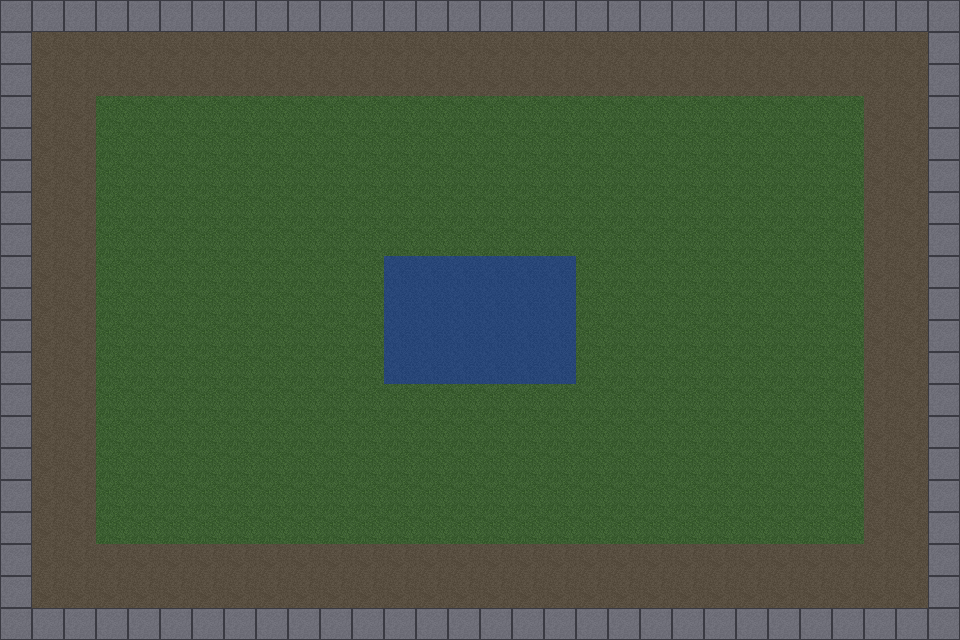

This game map was drawn from its Tiled (.tmx) file and the tilesets committed beside it. A one-line description and the full map source follow:
An orthogonal 30x20 tile map with 32x32 px tiles, 1 tile layer (ground) and 1 object (arena-floor).

<map version="1.10" tiledversion="1.10.2" orientation="orthogonal" renderorder="right-down" width="30" height="20" tilewidth="32" tileheight="32" infinite="0" nextlayerid="3" nextobjectid="1">
 <tileset firstgid="1" source="tiles/world.tsx" />
 <layer id="1" name="ground" width="30" height="20">
  <data encoding="csv">
2,2,2,2,2,2,2,2,2,2,2,2,2,2,2,2,2,2,2,2,2,2,2,2,2,2,2,2,2,2,
2,3,3,3,3,3,3,3,3,3,3,3,3,3,3,3,3,3,3,3,3,3,3,3,3,3,3,3,3,2,
2,3,3,3,3,3,3,3,3,3,3,3,3,3,3,3,3,3,3,3,3,3,3,3,3,3,3,3,3,2,
2,3,3,1,1,1,1,1,1,1,1,1,1,1,1,1,1,1,1,1,1,1,1,1,1,1,1,3,3,2,
2,3,3,1,1,1,1,1,1,1,1,1,1,1,1,1,1,1,1,1,1,1,1,1,1,1,1,3,3,2,
2,3,3,1,1,1,1,1,1,1,1,1,1,1,1,1,1,1,1,1,1,1,1,1,1,1,1,3,3,2,
2,3,3,1,1,1,1,1,1,1,1,1,1,1,1,1,1,1,1,1,1,1,1,1,1,1,1,3,3,2,
2,3,3,1,1,1,1,1,1,1,1,1,1,1,1,1,1,1,1,1,1,1,1,1,1,1,1,3,3,2,
2,3,3,1,1,1,1,1,1,1,1,1,4,4,4,4,4,4,1,1,1,1,1,1,1,1,1,3,3,2,
2,3,3,1,1,1,1,1,1,1,1,1,4,4,4,4,4,4,1,1,1,1,1,1,1,1,1,3,3,2,
2,3,3,1,1,1,1,1,1,1,1,1,4,4,4,4,4,4,1,1,1,1,1,1,1,1,1,3,3,2,
2,3,3,1,1,1,1,1,1,1,1,1,4,4,4,4,4,4,1,1,1,1,1,1,1,1,1,3,3,2,
2,3,3,1,1,1,1,1,1,1,1,1,1,1,1,1,1,1,1,1,1,1,1,1,1,1,1,3,3,2,
2,3,3,1,1,1,1,1,1,1,1,1,1,1,1,1,1,1,1,1,1,1,1,1,1,1,1,3,3,2,
2,3,3,1,1,1,1,1,1,1,1,1,1,1,1,1,1,1,1,1,1,1,1,1,1,1,1,3,3,2,
2,3,3,1,1,1,1,1,1,1,1,1,1,1,1,1,1,1,1,1,1,1,1,1,1,1,1,3,3,2,
2,3,3,1,1,1,1,1,1,1,1,1,1,1,1,1,1,1,1,1,1,1,1,1,1,1,1,3,3,2,
2,3,3,3,3,3,3,3,3,3,3,3,3,3,3,3,3,3,3,3,3,3,3,3,3,3,3,3,3,2,
2,3,3,3,3,3,3,3,3,3,3,3,3,3,3,3,3,3,3,3,3,3,3,3,3,3,3,3,3,2,
2,2,2,2,2,2,2,2,2,2,2,2,2,2,2,2,2,2,2,2,2,2,2,2,2,2,2,2,2,2
</data>
 </layer>
 <objectgroup id="2" name="shapes">
  <object id="1" name="arena-floor" x="96" y="96" width="768" height="448" />
 </objectgroup>
</map>
